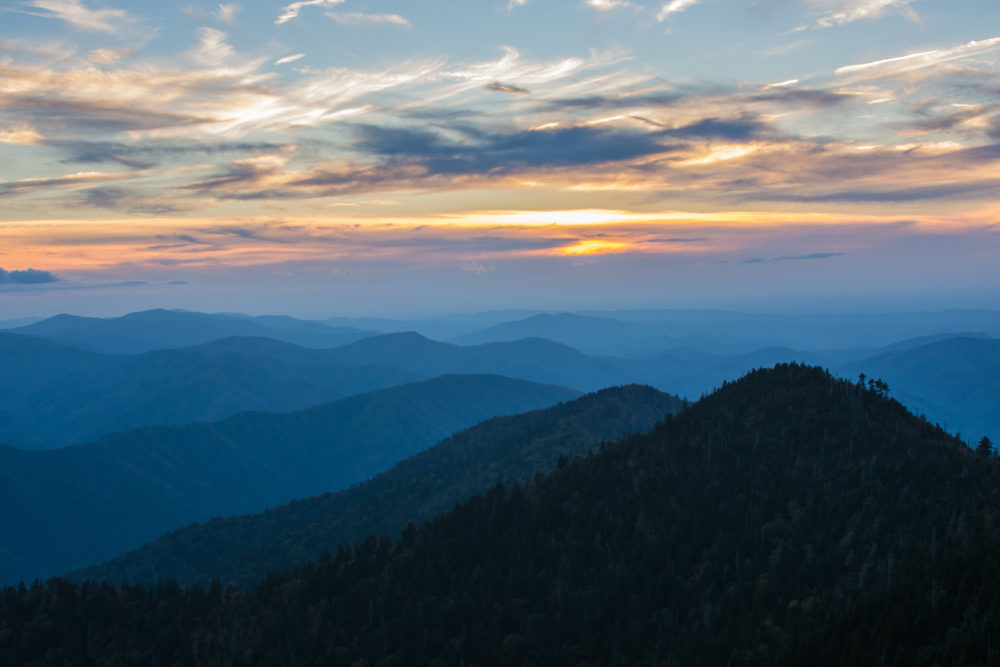
#> input picture Semana05/Multiprocess/photo-1516117172878-fd2c41f4a759.jpg, 3000 x 2000 px (shown at 1/3 size)
$ python process-images.py
#> lines starting #> are read from the running program, lines starting #| are printed output that depends on the picture

import time
import concurrent.futures
from PIL import Image, ImageFilter

img_names = [
    'photo-1516117172878-fd2c41f4a759.jpg',
    'photo-1532009324734-20a7a5813719.jpg',
    'photo-1524429656589-6633a470097c.jpg',
    'photo-1530224264768-7ff8c1789d79.jpg',
    'photo-1564135624576-c5c88640f235.jpg',
    'photo-1541698444083-023c97d3f4b6.jpg',
    'photo-1522364723953-452d3431c267.jpg',
    'photo-1513938709626-033611b8cc03.jpg',
    'photo-1507143550189-fed454f93097.jpg',
    'photo-1493976040374-85c8e12f0c0e.jpg',
    'photo-1504198453319-5ce911bafcde.jpg',
    'photo-1530122037265-a5f1f91d3b99.jpg',
    'photo-1516972810927-80185027ca84.jpg',
    'photo-1550439062-609e1531270e.jpg',
    'photo-1549692520-acc6669e2f0c.jpg'
]

t1 = time.perf_counter()

size = (1200, 1200)


def process_image(img_name):
#> called with img_name = 'photo-1516117172878-fd2c41f4a759.jpg'
    img = Image.open(img_name)
#> img is the input picture: PIL image 3000x2000 RGB; mean R, G, B 88, 105.2, 116.5

    img = img.filter(ImageFilter.GaussianBlur(15))

    img.thumbnail(size)
#> img: PIL image 1200x800 RGB
    img.save(f'processed/{img_name}')
    print(f'{img_name} was processed...')

if __name__ == '__main__':

    with concurrent.futures.ProcessPoolExecutor() as executor:
        executor.map(process_image, img_names)
#> call 2 of process_image, with img_name = 'photo-1532009324734-20a7a5813719.jpg'
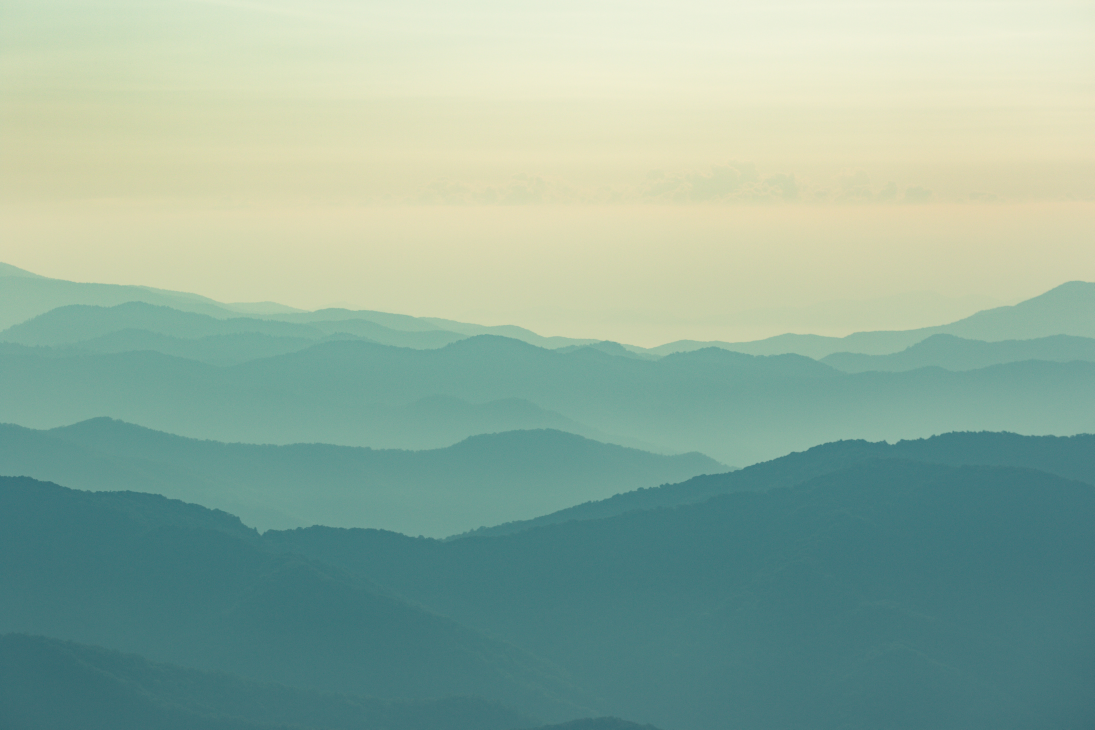
#> input picture Semana05/Multiprocess/photo-1532009324734-20a7a5813719.jpg, 5472 x 3648 px (shown at 1/5 size)
#> in process_image, img is the input picture: PIL image 5472x3648 RGB; mean R, G, B 145.4, 174.1, 157.6
#> in process_image (call 2), `img.thumbnail(size)`:
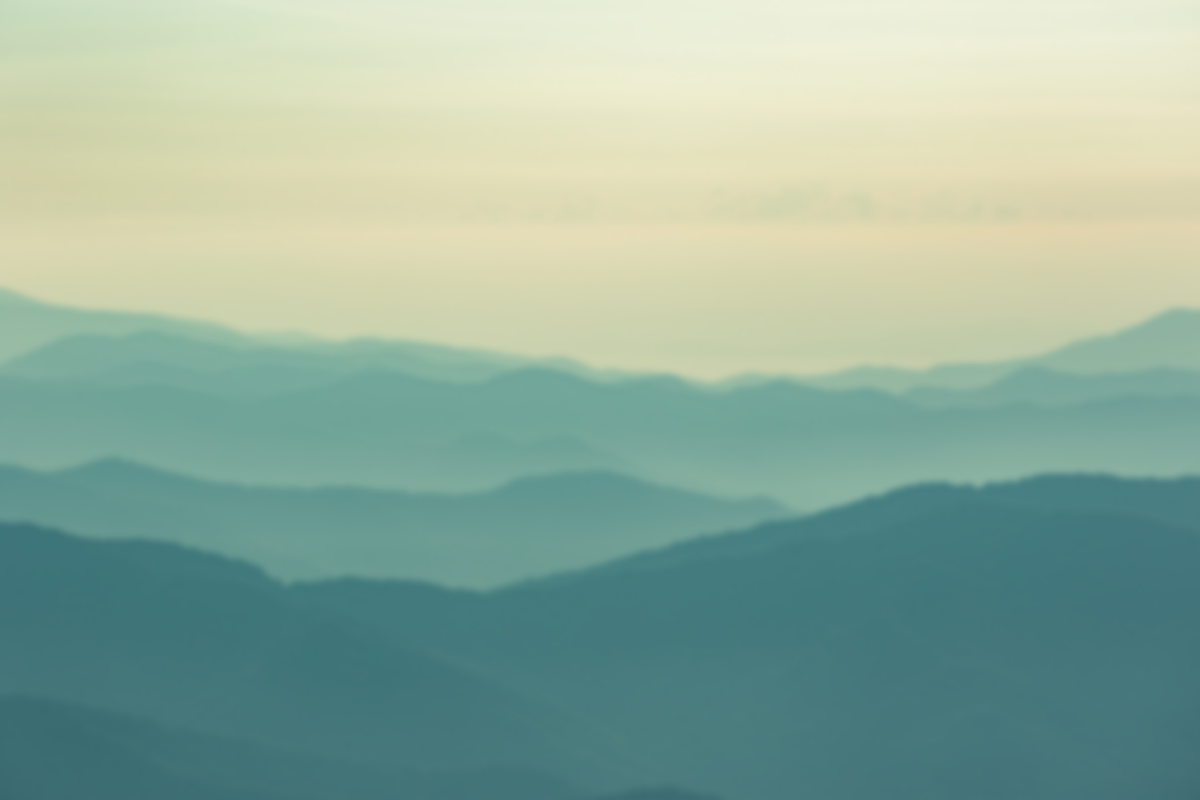
#> img: PIL image 1200x800 RGB; mean R, G, B 145.4, 174.1, 157.7
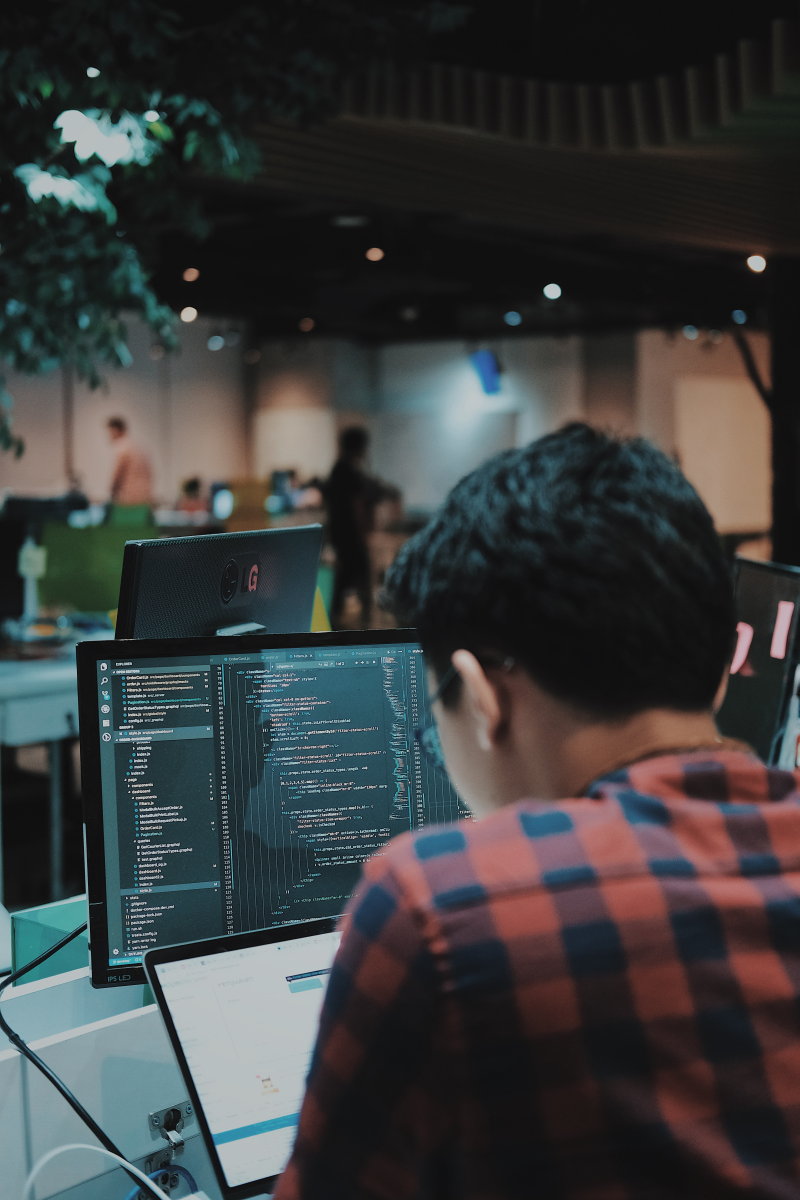
#> input picture Semana05/Multiprocess/photo-1549692520-acc6669e2f0c.jpg, 3996 x 6000 px (shown at 1/5 size)
#> in process_image, img is the input picture: PIL image 3996x6000 RGB; mean R, G, B 58, 60, 60.4
#> in process_image (call 15), `img = img.filter(ImageFilter.GaussianBlur(15))`:
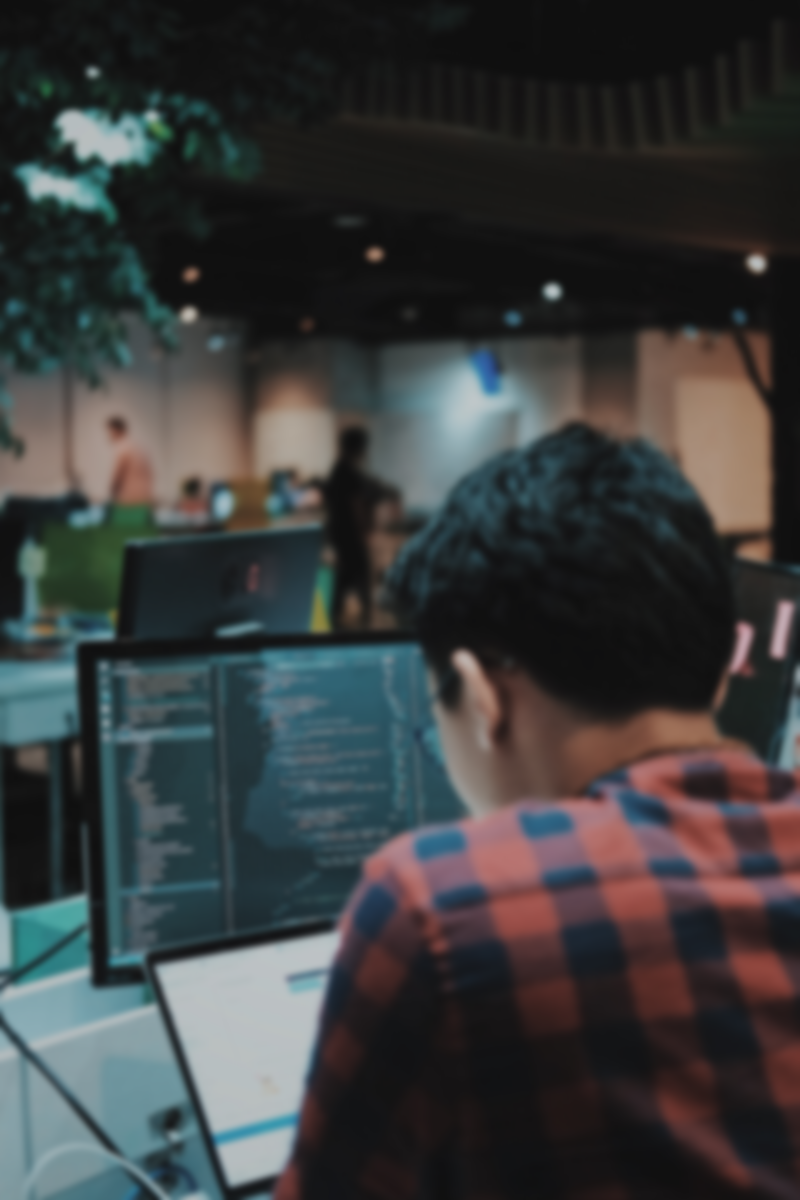
#> img: PIL image 3996x6000 RGB (shown at 1/5 size); mean R, G, B 58, 60, 60.4
#> in process_image (call 15), `img.thumbnail(size)`:
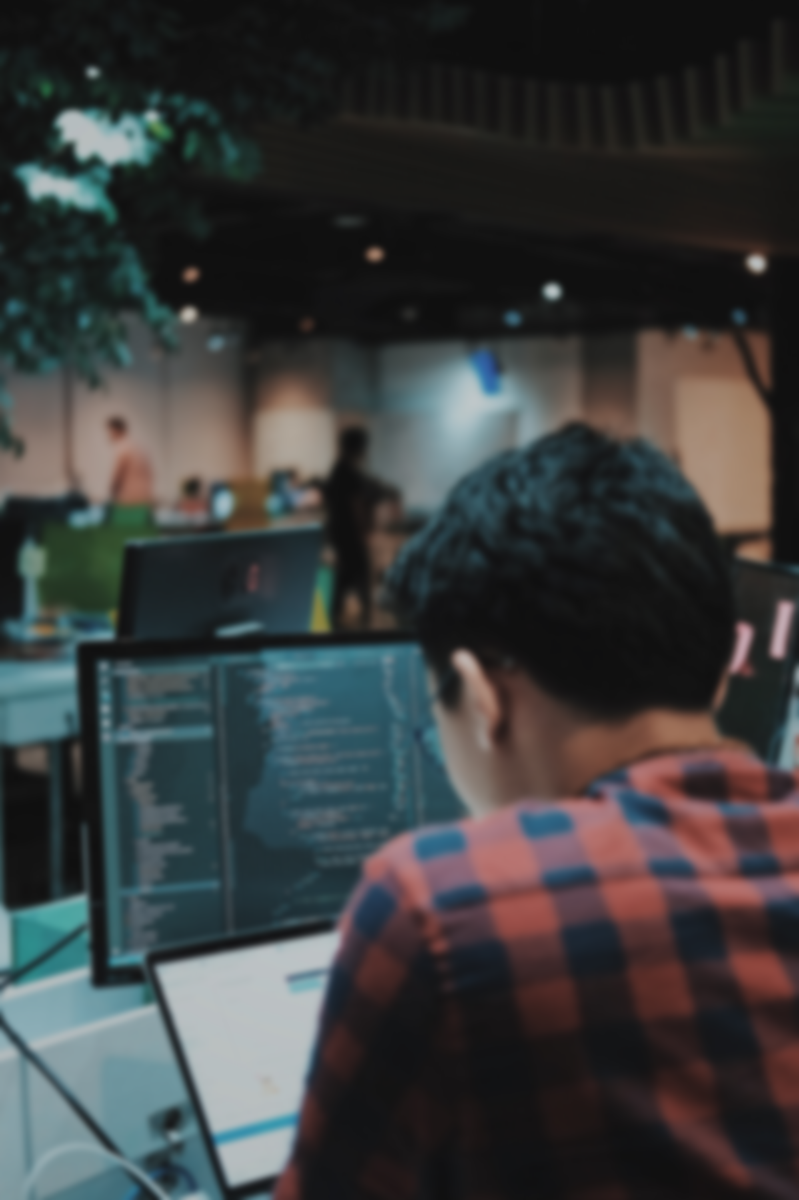
#> img: PIL image 799x1200 RGB; mean R, G, B 58, 60.1, 60.5


    t2 = time.perf_counter()

    print(f'Finished in {t2-t1} seconds')
